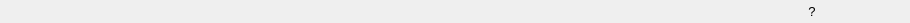
<?xml version="1.0" encoding="UTF-8"?>
<ui version="4.0">
 <class>TitleBar</class>
 <widget class="QWidget" name="TitleBar">
  <property name="geometry">
   <rect>
    <x>0</x>
    <y>0</y>
    <width>910</width>
    <height>23</height>
   </rect>
  </property>
  <property name="sizePolicy">
   <sizepolicy hsizetype="Preferred" vsizetype="Fixed">
    <horstretch>0</horstretch>
    <verstretch>0</verstretch>
   </sizepolicy>
  </property>
  <property name="windowTitle">
   <string>Form</string>
  </property>
  <property name="styleSheet">
   <string notr="true">#widget_TitleBar
{
border: 0px none palette(base);
height:22px;

}</string>
  </property>
  <layout class="QHBoxLayout" name="horizontalLayout_2">
   <property name="spacing">
    <number>0</number>
   </property>
   <property name="leftMargin">
    <number>0</number>
   </property>
   <property name="topMargin">
    <number>0</number>
   </property>
   <property name="rightMargin">
    <number>0</number>
   </property>
   <property name="bottomMargin">
    <number>0</number>
   </property>
   <item>
    <spacer name="horizontalSpacer_2">
     <property name="orientation">
      <enum>Qt::Horizontal</enum>
     </property>
     <property name="sizeType">
      <enum>QSizePolicy::Fixed</enum>
     </property>
     <property name="sizeHint" stdset="0">
      <size>
       <width>6</width>
       <height>20</height>
      </size>
     </property>
    </spacer>
   </item>
   <item>
    <widget class="QLabel" name="label_WindowIcon">
     <property name="sizePolicy">
      <sizepolicy hsizetype="Fixed" vsizetype="Fixed">
       <horstretch>0</horstretch>
       <verstretch>0</verstretch>
      </sizepolicy>
     </property>
     <property name="minimumSize">
      <size>
       <width>16</width>
       <height>16</height>
      </size>
     </property>
     <property name="maximumSize">
      <size>
       <width>16</width>
       <height>16</height>
      </size>
     </property>
     <property name="text">
      <string/>
     </property>
     <property name="alignment">
      <set>Qt::AlignCenter</set>
     </property>
    </widget>
   </item>
   <item>
    <spacer name="horizontalSpacer">
     <property name="orientation">
      <enum>Qt::Horizontal</enum>
     </property>
     <property name="sizeType">
      <enum>QSizePolicy::Fixed</enum>
     </property>
     <property name="sizeHint" stdset="0">
      <size>
       <width>6</width>
       <height>20</height>
      </size>
     </property>
    </spacer>
   </item>
   <item>
    <widget class="QLabel" name="label_WindowTitle">
     <property name="font">
      <font>
       <pointsize>12</pointsize>
      </font>
     </property>
     <property name="styleSheet">
      <string notr="true"/>
     </property>
     <property name="text">
      <string/>
     </property>
    </widget>
   </item>
   <item>
    <widget class="QPushButton" name="pushButton_Help">
     <property name="sizePolicy">
      <sizepolicy hsizetype="Fixed" vsizetype="Fixed">
       <horstretch>0</horstretch>
       <verstretch>0</verstretch>
      </sizepolicy>
     </property>
     <property name="minimumSize">
      <size>
       <width>28</width>
       <height>22</height>
      </size>
     </property>
     <property name="maximumSize">
      <size>
       <width>28</width>
       <height>22</height>
      </size>
     </property>
     <property name="font">
      <font>
       <pointsize>10</pointsize>
      </font>
     </property>
     <property name="styleSheet">
      <string notr="true">#pushButton_Help{
  background-color:none;
  border:none;
border-radius: 0px;
padding: 0px;
min-width: 28px;
min-height:22px;
height:22px;
width:28px;
}

#pushButton_Help:hover{
background-color: rgba(255, 255, 255, 35);
}</string>
     </property>
     <property name="text">
      <string>?</string>
     </property>
    </widget>
   </item>
   <item>
    <widget class="QPushButton" name="pushButton_Minimize">
     <property name="sizePolicy">
      <sizepolicy hsizetype="Fixed" vsizetype="Fixed">
       <horstretch>0</horstretch>
       <verstretch>0</verstretch>
      </sizepolicy>
     </property>
     <property name="minimumSize">
      <size>
       <width>28</width>
       <height>22</height>
      </size>
     </property>
     <property name="maximumSize">
      <size>
       <width>28</width>
       <height>22</height>
      </size>
     </property>
     <property name="styleSheet">
      <string notr="true">#pushButton_Minimize{
  background-color:none;
  border:none;
border-radius: 0px;
padding: 0px;
min-width: 28px;
min-height:22px;
height:22px;
width:28px;
  image:url(:/Images/minimize.png);
}

#pushButton_Minimize:hover{
  image:url(:/Images/minimize_hover.png);
background-color: rgba(255, 255, 255, 35);
}</string>
     </property>
    </widget>
   </item>
   <item>
    <widget class="QPushButton" name="pushButton_Maximize">
     <property name="sizePolicy">
      <sizepolicy hsizetype="Fixed" vsizetype="Fixed">
       <horstretch>0</horstretch>
       <verstretch>0</verstretch>
      </sizepolicy>
     </property>
     <property name="minimumSize">
      <size>
       <width>28</width>
       <height>22</height>
      </size>
     </property>
     <property name="maximumSize">
      <size>
       <width>28</width>
       <height>22</height>
      </size>
     </property>
     <property name="styleSheet">
      <string notr="true">#pushButton_Maximize{
  background-color:none;
  border:none;
border-radius: 0px;
padding: 0px;
min-width: 28px;
min-height:22px;
height:22px;
width:28px;
  image:url(:/Images/maximize.png);
}

#pushButton_Maximize:hover{
  image:url(:/Images/maximize_hover.png);
background-color: rgba(255,255, 255, 35);
}</string>
     </property>
     <property name="text">
      <string/>
     </property>
    </widget>
   </item>
   <item>
    <widget class="QPushButton" name="pushButton_Exit">
     <property name="sizePolicy">
      <sizepolicy hsizetype="Fixed" vsizetype="Fixed">
       <horstretch>0</horstretch>
       <verstretch>0</verstretch>
      </sizepolicy>
     </property>
     <property name="minimumSize">
      <size>
       <width>28</width>
       <height>22</height>
      </size>
     </property>
     <property name="maximumSize">
      <size>
       <width>28</width>
       <height>22</height>
      </size>
     </property>
     <property name="styleSheet">
      <string notr="true">#pushButton_Exit{
  background-color:none;
  border:none;
border-radius: 0px;
padding: 0px;
min-width: 28px;
min-height:22px;
height:22px;
width:28px;
  image:url(:/Images/exit.png);
}

#pushButton_Exit:hover{
  image:url(:/Images/exit_hover.png);
}</string>
     </property>
     <property name="text">
      <string/>
     </property>
    </widget>
   </item>
  </layout>
 </widget>
 <resources/>
 <connections/>
</ui>
